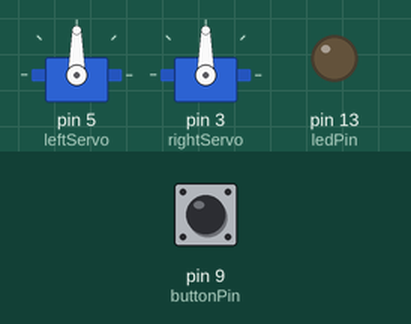
This sketch was run on a simulated Arduino Uno, built with avr-gcc and run on an emulated ATmega328P. Parts: 2 × servo, output pins drawn as LEDs (lit = HIGH). Inputs (shaded band) come from the test bench; at power-on: pin 9 (buttonPin) HIGH.

Above: at 0.8 s.
0.9 s: pin 9 (buttonPin) pulled LOW for 0.15 s
At 1.3 s:
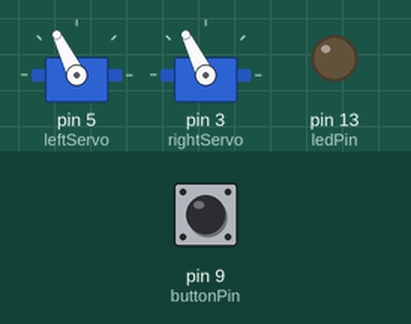
At 2.0 s:
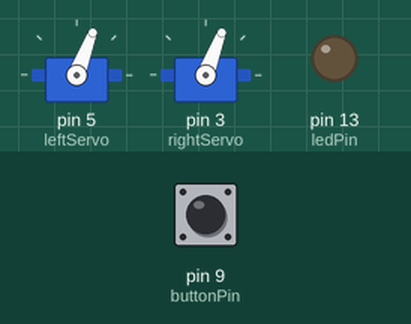
Timing chart, 0 to 3.9 s (numbered marks = the images above; inputs shaded):
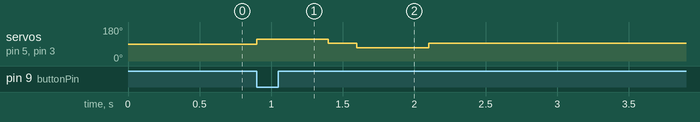

Measured:
- after the input at 0.9 s, servo on pin 5 (leftServo), servo on pin 3 (rightServo): 90° → 116° at once, → 93° 0.50 s later, → 69° 0.20 s later, → 93° 0.50 s later

The sketch:

FDDQRQOIN4TTVY0__1_.ino
```cpp
#include <Servo.h>

#define RIGHT 1
#define LEFT -1

Servo leftServo;
Servo rightServo;

const byte ledPin = 13;
const byte buttonPin = 9;

const byte power = 500;

int adj = 1;

//---------------------------------------------
void motorStop(int time =200)
{
  leftServo.writeMicroseconds(1500);
  rightServo.writeMicroseconds(1500);
  delay(time);
}

//---------------------------------------------
void motorForward()
{
  leftServo.writeMicroseconds(1500 - power);
  rightServo.writeMicroseconds(1500 + power*adj);
}

//---------------------------------------------
void motorFwTime (unsigned int time)
{
  motorForward();
  delay (time);
  motorStop();
}

//---------------------------------------------
void motorBackward()
{
  leftServo.writeMicroseconds(1500 + power);
  rightServo.writeMicroseconds(1500 - power);
}

//---------------------------------------------
void motorTurn(int direction, int time)
{
  leftServo.writeMicroseconds(1500 - power*direction);
  rightServo.writeMicroseconds(1500 - power*direction);
  delay (time);
  motorStop();
}

//---------------------------------------------
void setup()
{
  pinMode(ledPin, OUTPUT);
  pinMode(buttonPin, INPUT_PULLUP);

  leftServo.attach(5);
  rightServo.attach(3);

  while(digitalRead(buttonPin))
 {
 }

 motorTurn (LEFT, 500);
 motorTurn (RIGHT, 500);

}


void loop()
{

}
```
